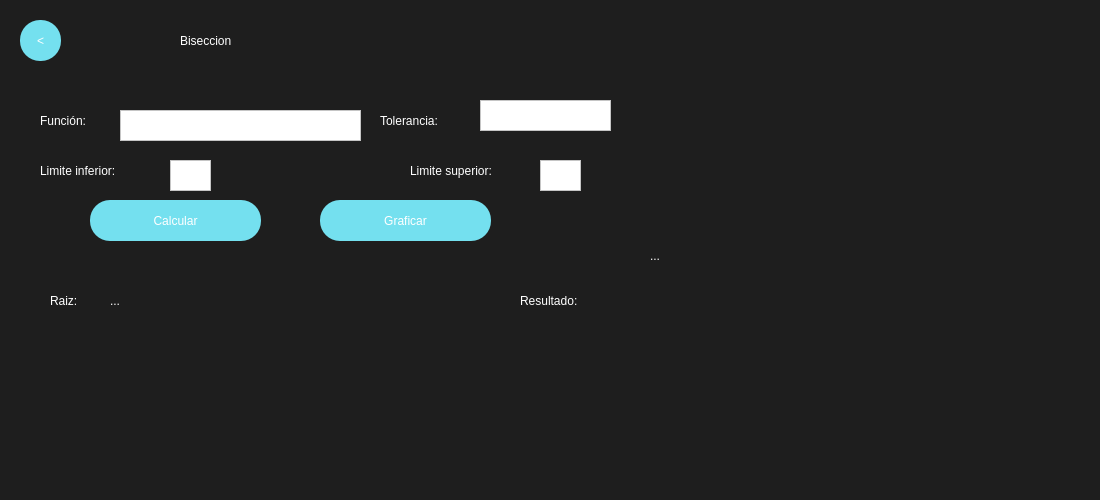
<?xml version="1.0" encoding="UTF-8"?>
<ui version="4.0">
 <class>MainWindow</class>
 <widget class="QMainWindow" name="MainWindow">
  <property name="geometry">
   <rect>
    <x>0</x>
    <y>0</y>
    <width>1100</width>
    <height>500</height>
   </rect>
  </property>
  <property name="minimumSize">
   <size>
    <width>700</width>
    <height>500</height>
   </size>
  </property>
  <property name="maximumSize">
   <size>
    <width>1100</width>
    <height>500</height>
   </size>
  </property>
  <property name="windowTitle">
   <string>MainWindow</string>
  </property>
  <property name="styleSheet">
   <string notr="true">QWidget{
background-color:#1E1E1E;
}

QPushButton{
background-color:#74E0Ef;
color:white;
font: 30pt &quot;Impact&quot;;
border-radius:25px;
}

QPushButton:hover{
background-color:#7A63FF;
color:#74E0Ef;
font: 30pt &quot;Impact&quot;;
border-radius:30px;
}

</string>
  </property>
  <widget class="QWidget" name="centralwidget">
   <widget class="QLabel" name="label">
    <property name="geometry">
     <rect>
      <x>180</x>
      <y>10</y>
      <width>281</width>
      <height>61</height>
     </rect>
    </property>
    <property name="styleSheet">
     <string notr="true">color:white;
font: 50pt &quot;Impact&quot;;
</string>
    </property>
    <property name="text">
     <string>Biseccion</string>
    </property>
   </widget>
   <widget class="QPushButton" name="BisecBackButton">
    <property name="geometry">
     <rect>
      <x>20</x>
      <y>20</y>
      <width>41</width>
      <height>41</height>
     </rect>
    </property>
    <property name="styleSheet">
     <string notr="true">font: 20pt &quot;impact&quot;;
border-radius:20px;</string>
    </property>
    <property name="text">
     <string>&lt;</string>
    </property>
   </widget>
   <widget class="QPushButton" name="BisCalculateButton">
    <property name="geometry">
     <rect>
      <x>90</x>
      <y>200</y>
      <width>171</width>
      <height>41</height>
     </rect>
    </property>
    <property name="styleSheet">
     <string notr="true">font: 20pt &quot;impact&quot;;
border-radius:20px;</string>
    </property>
    <property name="text">
     <string>Calcular</string>
    </property>
   </widget>
   <widget class="QLabel" name="label_5">
    <property name="geometry">
     <rect>
      <x>520</x>
      <y>280</y>
      <width>101</width>
      <height>41</height>
     </rect>
    </property>
    <property name="styleSheet">
     <string notr="true">font:15pt&quot;Arial&quot;;
color:white;</string>
    </property>
    <property name="text">
     <string>Resultado:</string>
    </property>
   </widget>
   <widget class="QLabel" name="label_2">
    <property name="geometry">
     <rect>
      <x>40</x>
      <y>110</y>
      <width>71</width>
      <height>21</height>
     </rect>
    </property>
    <property name="styleSheet">
     <string notr="true">color:white;
font:20px&quot;impact&quot;</string>
    </property>
    <property name="text">
     <string>Función:</string>
    </property>
   </widget>
   <widget class="QTextEdit" name="FuncionEntry">
    <property name="geometry">
     <rect>
      <x>120</x>
      <y>110</y>
      <width>241</width>
      <height>31</height>
     </rect>
    </property>
    <property name="styleSheet">
     <string notr="true">background-color: rgb(255, 255, 255);</string>
    </property>
   </widget>
   <widget class="QLabel" name="label_3">
    <property name="geometry">
     <rect>
      <x>40</x>
      <y>160</y>
      <width>121</width>
      <height>21</height>
     </rect>
    </property>
    <property name="styleSheet">
     <string notr="true">color:white;
font:20px&quot;impact&quot;</string>
    </property>
    <property name="text">
     <string>Limite inferior:</string>
    </property>
   </widget>
   <widget class="QTextEdit" name="LimInfEntry">
    <property name="geometry">
     <rect>
      <x>170</x>
      <y>160</y>
      <width>41</width>
      <height>31</height>
     </rect>
    </property>
    <property name="styleSheet">
     <string notr="true">background-color: rgb(255, 255, 255);</string>
    </property>
   </widget>
   <widget class="QLabel" name="label_4">
    <property name="geometry">
     <rect>
      <x>410</x>
      <y>160</y>
      <width>131</width>
      <height>21</height>
     </rect>
    </property>
    <property name="styleSheet">
     <string notr="true">color:white;
font:20px&quot;impact&quot;</string>
    </property>
    <property name="text">
     <string>Limite superior:</string>
    </property>
   </widget>
   <widget class="QTextEdit" name="LimSupEntry">
    <property name="geometry">
     <rect>
      <x>540</x>
      <y>160</y>
      <width>41</width>
      <height>31</height>
     </rect>
    </property>
    <property name="styleSheet">
     <string notr="true">background-color: rgb(255, 255, 255);</string>
    </property>
   </widget>
   <widget class="QLabel" name="label_6">
    <property name="geometry">
     <rect>
      <x>380</x>
      <y>110</y>
      <width>101</width>
      <height>21</height>
     </rect>
    </property>
    <property name="styleSheet">
     <string notr="true">color:white;
font:20px&quot;impact&quot;</string>
    </property>
    <property name="text">
     <string>Tolerancia:</string>
    </property>
   </widget>
   <widget class="QTextEdit" name="ToleranciaEntry">
    <property name="geometry">
     <rect>
      <x>480</x>
      <y>100</y>
      <width>131</width>
      <height>31</height>
     </rect>
    </property>
    <property name="styleSheet">
     <string notr="true">background-color: rgb(255, 255, 255);</string>
    </property>
   </widget>
   <widget class="QLabel" name="label_7">
    <property name="geometry">
     <rect>
      <x>50</x>
      <y>280</y>
      <width>51</width>
      <height>41</height>
     </rect>
    </property>
    <property name="styleSheet">
     <string notr="true">font:15pt&quot;Arial&quot;;
color:white;</string>
    </property>
    <property name="text">
     <string>Raiz:</string>
    </property>
   </widget>
   <widget class="QLabel" name="ResultRaiz">
    <property name="geometry">
     <rect>
      <x>110</x>
      <y>280</y>
      <width>371</width>
      <height>41</height>
     </rect>
    </property>
    <property name="styleSheet">
     <string notr="true">font:15pt&quot;Arial&quot;;
color:white;</string>
    </property>
    <property name="text">
     <string>...</string>
    </property>
   </widget>
   <widget class="QLabel" name="ResultInter">
    <property name="geometry">
     <rect>
      <x>650</x>
      <y>30</y>
      <width>431</width>
      <height>451</height>
     </rect>
    </property>
    <property name="styleSheet">
     <string notr="true">color: rgb(255, 255, 255);
font:20px&quot;impact&quot;</string>
    </property>
    <property name="text">
     <string>...</string>
    </property>
    <property name="wordWrap">
     <bool>true</bool>
    </property>
   </widget>
   <widget class="QPushButton" name="BisGraficarButton">
    <property name="geometry">
     <rect>
      <x>320</x>
      <y>200</y>
      <width>171</width>
      <height>41</height>
     </rect>
    </property>
    <property name="styleSheet">
     <string notr="true">font: 20pt &quot;impact&quot;;
border-radius:20px;</string>
    </property>
    <property name="text">
     <string>Graficar</string>
    </property>
   </widget>
  </widget>
 </widget>
 <resources/>
 <connections/>
</ui>
